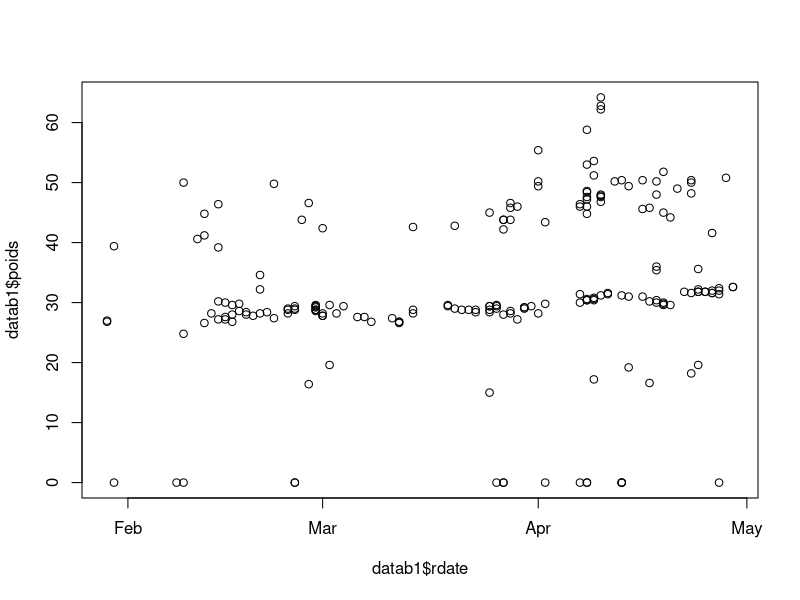
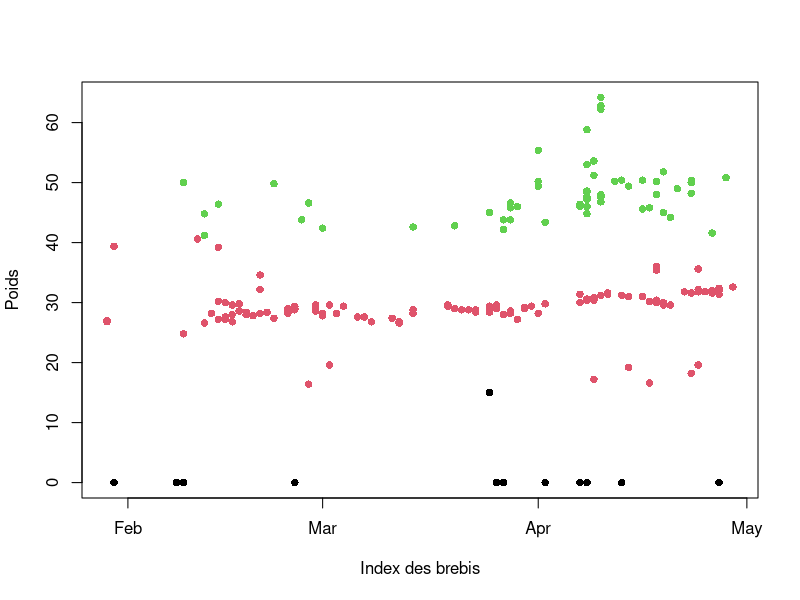
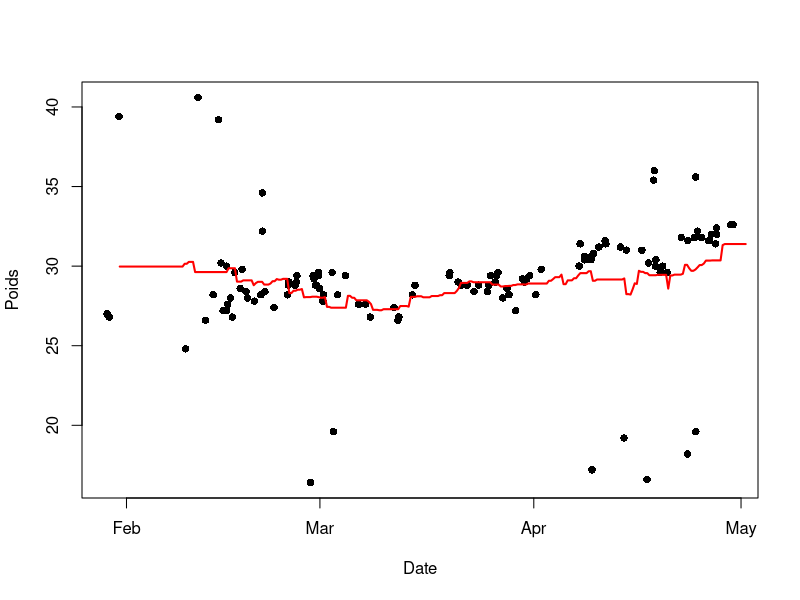
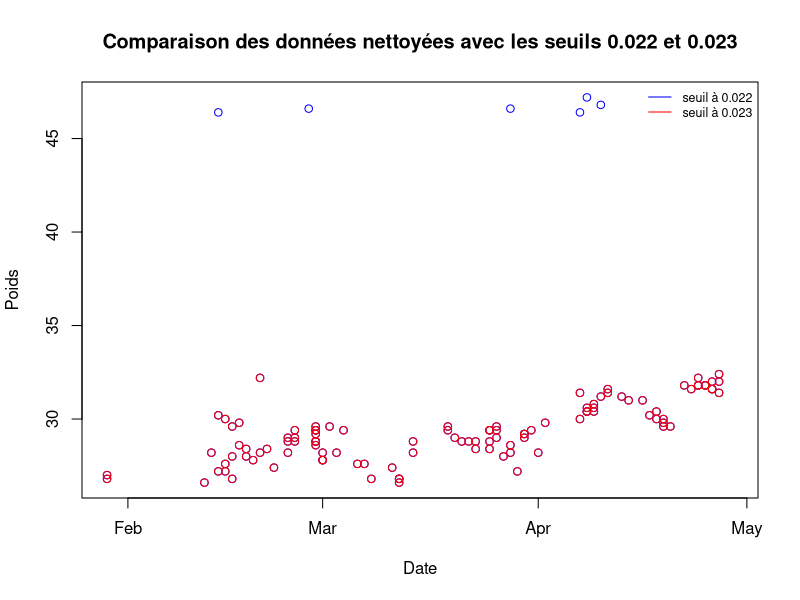
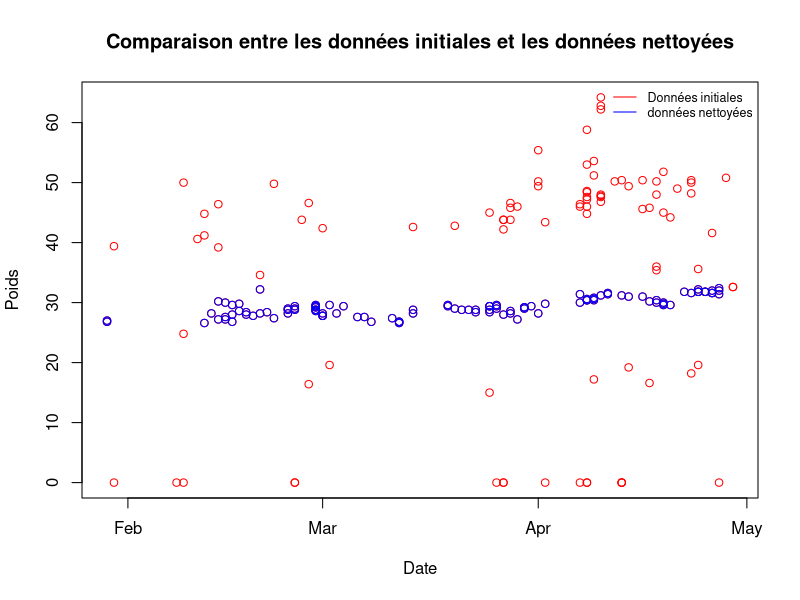

Reproduce these figures in R, in order.
## ---- chunk 1
data <- read.csv("data_arles2021.csv",sep = ";")
data$rdate <- as.Date(data$rdate,format="%d/%m/%Y")

datab1 <- data[data$RFID=="250 017 033 503 119",]
plot(datab1$rdate,datab1$poids)
## ---- chunk 2
set.seed(02062002)
km <- kmeans(scale(data$poids), centers = 3, nstart = 25)

data$cluster_raw <- km$cluster

m <- tapply(data$poids, data$cluster_raw, mean)
ordre <- order(m)  # Pour trier les numero de cluster pour extraire la bonne tendance

data$cluster <- match(data$cluster_raw, ordre)

datagroupe <- data[data$cluster == 2, ]
## ---- chunk 3
datab1 <- data[data$RFID=="250 017 033 503 119",]
plot(datab1$rdate,datab1$poids, col = datab1$cluster, pch = 16,     xlab = "Index des brebis", ylab = "Poids")
## ---- chunk 4
datagroupe$datetime <- as.POSIXct(
  paste(format(datagroupe$rdate, "%Y-%m-%d"), trimws(datagroupe$rheure)),
  format = "%Y-%m-%d %H:%M",
  tz = "Europe/Paris"
)

stopifnot(sum(is.na(datagroupe$datetime)) == 0)

datagroupe$t <- as.numeric(datagroupe$datetime - min(datagroupe$datetime)) / (60*60*24)

rfid <- "250 017 033 503 119"
datab1 <- datagroupe[datagroupe$RFID == rfid, ]

stopifnot(all(c("datetime","t","poids") %in% names(datab1)))  # doit passer
datab1 <- datab1[complete.cases(datab1[, c("datetime","t","poids")]), ]
datab1 <- datab1[order(datab1$t), ]
## ---- chunk 5
knn_reg_1d <- function(t_train, y_train, t_test, k = 15){
  ok <- complete.cases(t_train, y_train)
  t_train <- t_train[ok]
  y_train <- y_train[ok]

  n <- length(t_train)
  if(n == 0) return(rep(NA_real_, length(t_test)))
  k <- min(k, n)

  y_hat <- numeric(length(t_test))

  for(i in seq_along(t_test)){
    d <- abs(t_train - t_test[i])
    idx <- order(d)[1:k] # k plus proches
    y_hat[i] <- mean(y_train[idx]) # prédiction
  }
  y_hat
}
## ---- chunk 6
datab1 <- datagroupe[datagroupe$RFID == "250 017 033 503 119", ]
datab1 <- datab1[complete.cases(datab1[, c("t","poids")]), ]
datab1 <- datab1[order(datab1$t), ]

t <- datab1$t
y <- datab1$poids

# grille
t_grid <- seq(min(t), max(t), length.out = 300)

k <- 15
y_hat <- knn_reg_1d(t, y, t_grid, k = k)


# Plot
plot(datab1$datetime, y, pch = 16,
     xlab = "Date", ylab = "Poids")

grid_datetime <- min(datab1$datetime, na.rm = TRUE) + t_grid * 24*3600
lines(grid_datetime, y_hat, lwd = 2,col="red")
## ---- chunk 7
EM=function(data, K=3, max_iter=100, tol=1e-6){
  ts=data[!is.na(data)]
  n=length(ts)

  mu_k=as.numeric(quantile(ts,probs=seq(0.25, 0.75, length.out=K)))
  sigma_k=rep(sd(ts), K)
  eps_k=rep(1/K, K)

  loglik_old=-Inf

  for (iter in 1:max_iter){

    # Etape E
    dens=sapply(1:K, function(k)
      eps_k[k]*dnorm(ts, mu_k[k], sigma_k[k])
    )

    dens_sum=rowSums(dens)
    dens_sum[dens_sum<tol]=tol

    gamma=dens/dens_sum

    # Etape M
    N_k=colSums(gamma)

    eps_k=N_k/n
    mu_k=colSums(gamma*matrix(ts,n,K))/N_k
    sigma_k=sqrt(colSums(gamma*sweep(matrix(ts,n,K), 2, mu_k, FUN="-")^2)/N_k)

    sigma_k[sigma_k<tol]=tol

    loglik=sum(log(dens_sum))

    if (abs(loglik - loglik_old)<tol) break
    loglik_old=loglik
  }

  list(eps=eps_k, mu=mu_k, sigma=sigma_k, loglik=loglik)
}
## ---- chunk 8
datab1 <- data[data$RFID=="250 017 033 503 119",]
param=EM(data=datab1$poids)
param
## ---- chunk 9
dens=function(x){
  d=c()
  l=length(x)
  for (i in 1:l){
    s=c()
    for (j in 1:3){
      s=c(s,param$eps[j]*dnorm(x[i],param$mu[j],param$sigma[j]))
    }
    d=c(d,sum(s))
  }
  return(d)
}

d=dens(datab1$poids)
## ---- chunk 10
clean=function(x,seuil=0.023){
  d=dens(x)
  l=length(x)
  clean=rep(NA,l)
  for (i in 1:l){
    if (d[i]>= seuil){
      clean[i]=x[i]
    }
  }
  return(clean)
}
## ---- chunk 11
clean_data1=clean(datab1$poids,seuil=0.022)
clean_data2=clean(datab1$poids)
plot(datab1$rdate,clean_data1,col='blue',main="Comparaison des données nettoyées avec les seuils 0.022 et 0.023",xlab="Date",ylab="Poids")
points(datab1$rdate,clean_data2,col="red")
legend("topright",legend=c("seuil à 0.022","seuil à 0.023"),col=c("blue","red"),lty=1,cex=0.75,bty="n")
## ---- chunk 12
plot(datab1$rdate,datab1$poids,col='red',main="Comparaison entre les données initiales et les données nettoyées",xlab="Date",ylab="Poids")
points(datab1$rdate, clean_data2, col='blue')
legend("topright",legend=c("Données initiales","données nettoyées"),col=c("red","blue"),lty=1,cex=0.75,bty="n")
## ---- chunk 13

